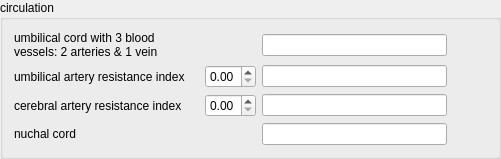
       <widget class="QGroupBox" name="fetus1CirculationGroupBox">
        <property name="title">
         <string>circulation</string>
        </property>
        <layout class="QGridLayout" name="gridLayout_25">
         <item row="3" column="2">
          <widget class="QLineEdit" name="fetus1NuchalCordLineEdit">
           <property name="sizePolicy">
            <sizepolicy hsizetype="Expanding" vsizetype="Fixed">
             <horstretch>1</horstretch>
             <verstretch>0</verstretch>
            </sizepolicy>
           </property>
          </widget>
         </item>
         <item row="1" column="0">
          <widget class="QLabel" name="fetus1UmbilicalArteryLabel">
           <property name="sizePolicy">
            <sizepolicy hsizetype="Expanding" vsizetype="Preferred">
             <horstretch>1</horstretch>
             <verstretch>0</verstretch>
            </sizepolicy>
           </property>
           <property name="text">
            <string>umbilical artery resistance index</string>
           </property>
           <property name="wordWrap">
            <bool>true</bool>
           </property>
          </widget>
         </item>
         <item row="1" column="1">
          <widget class="QDoubleSpinBox" name="fetus1UmbilicalArteryDoubleSpinBox">
           <property name="sizePolicy">
            <sizepolicy hsizetype="Fixed" vsizetype="Fixed">
             <horstretch>0</horstretch>
             <verstretch>0</verstretch>
            </sizepolicy>
           </property>
           <property name="maximum">
            <double>1.000000000000000</double>
           </property>
          </widget>
         </item>
         <item row="0" column="2">
          <widget class="QLineEdit" name="fetus1UmbilicalCordLineEdit">
           <property name="sizePolicy">
            <sizepolicy hsizetype="Expanding" vsizetype="Fixed">
             <horstretch>1</horstretch>
             <verstretch>0</verstretch>
            </sizepolicy>
           </property>
          </widget>
         </item>
         <item row="2" column="1">
          <widget class="QDoubleSpinBox" name="fetus1CerebralArteryDoubleSpinBox">
           <property name="sizePolicy">
            <sizepolicy hsizetype="Fixed" vsizetype="Fixed">
             <horstretch>0</horstretch>
             <verstretch>0</verstretch>
            </sizepolicy>
           </property>
           <property name="maximum">
            <double>1.000000000000000</double>
           </property>
          </widget>
         </item>
         <item row="0" column="0">
          <widget class="QLabel" name="fetus1UmbilicalCordLabel">
           <property name="sizePolicy">
            <sizepolicy hsizetype="Expanding" vsizetype="Preferred">
             <horstretch>1</horstretch>
             <verstretch>0</verstretch>
            </sizepolicy>
           </property>
           <property name="text">
            <string>umbilical cord with 3 blood vessels: 2 arteries &amp; 1 vein</string>
           </property>
           <property name="wordWrap">
            <bool>true</bool>
           </property>
          </widget>
         </item>
         <item row="0" column="1">
          <layout class="QHBoxLayout" name="fetus1UmbilicalCordRadioLayout">
           <property name="sizeConstraint">
            <enum>QLayout::SetMinimumSize</enum>
           </property>
          </layout>
         </item>
         <item row="1" column="2">
          <widget class="QLineEdit" name="fetus1UmbilicalArteryLineEdit">
           <property name="sizePolicy">
            <sizepolicy hsizetype="Expanding" vsizetype="Fixed">
             <horstretch>1</horstretch>
             <verstretch>0</verstretch>
            </sizepolicy>
           </property>
          </widget>
         </item>
         <item row="2" column="0">
          <widget class="QLabel" name="fetus1CerebralArteryLabel">
           <property name="sizePolicy">
            <sizepolicy hsizetype="Expanding" vsizetype="Preferred">
             <horstretch>1</horstretch>
             <verstretch>0</verstretch>
            </sizepolicy>
           </property>
           <property name="text">
            <string>cerebral artery resistance index</string>
           </property>
           <property name="wordWrap">
            <bool>true</bool>
           </property>
          </widget>
         </item>
         <item row="2" column="2">
          <widget class="QLineEdit" name="fetus1CerebralArteryLineEdit">
           <property name="sizePolicy">
            <sizepolicy hsizetype="Expanding" vsizetype="Fixed">
             <horstretch>1</horstretch>
             <verstretch>0</verstretch>
            </sizepolicy>
           </property>
          </widget>
         </item>
         <item row="3" column="0">
          <widget class="QLabel" name="fetus1NuchalCordLabel">
           <property name="sizePolicy">
            <sizepolicy hsizetype="Expanding" vsizetype="Preferred">
             <horstretch>1</horstretch>
             <verstretch>0</verstretch>
            </sizepolicy>
           </property>
           <property name="text">
            <string>nuchal cord</string>
           </property>
           <property name="wordWrap">
            <bool>true</bool>
           </property>
          </widget>
         </item>
         <item row="3" column="1">
          <layout class="QHBoxLayout" name="fetus1NuchalCordRadioLayout">
           <property name="sizeConstraint">
            <enum>QLayout::SetMinimumSize</enum>
           </property>
          </layout>
         </item>
         <item row="0" column="3">
          <spacer name="horizontalSpacer_15">
           <property name="orientation">
            <enum>Qt::Horizontal</enum>
           </property>
           <property name="sizeHint" stdset="0">
            <size>
             <width>40</width>
             <height>20</height>
            </size>
           </property>
          </spacer>
         </item>
        </layout>
       </widget>
